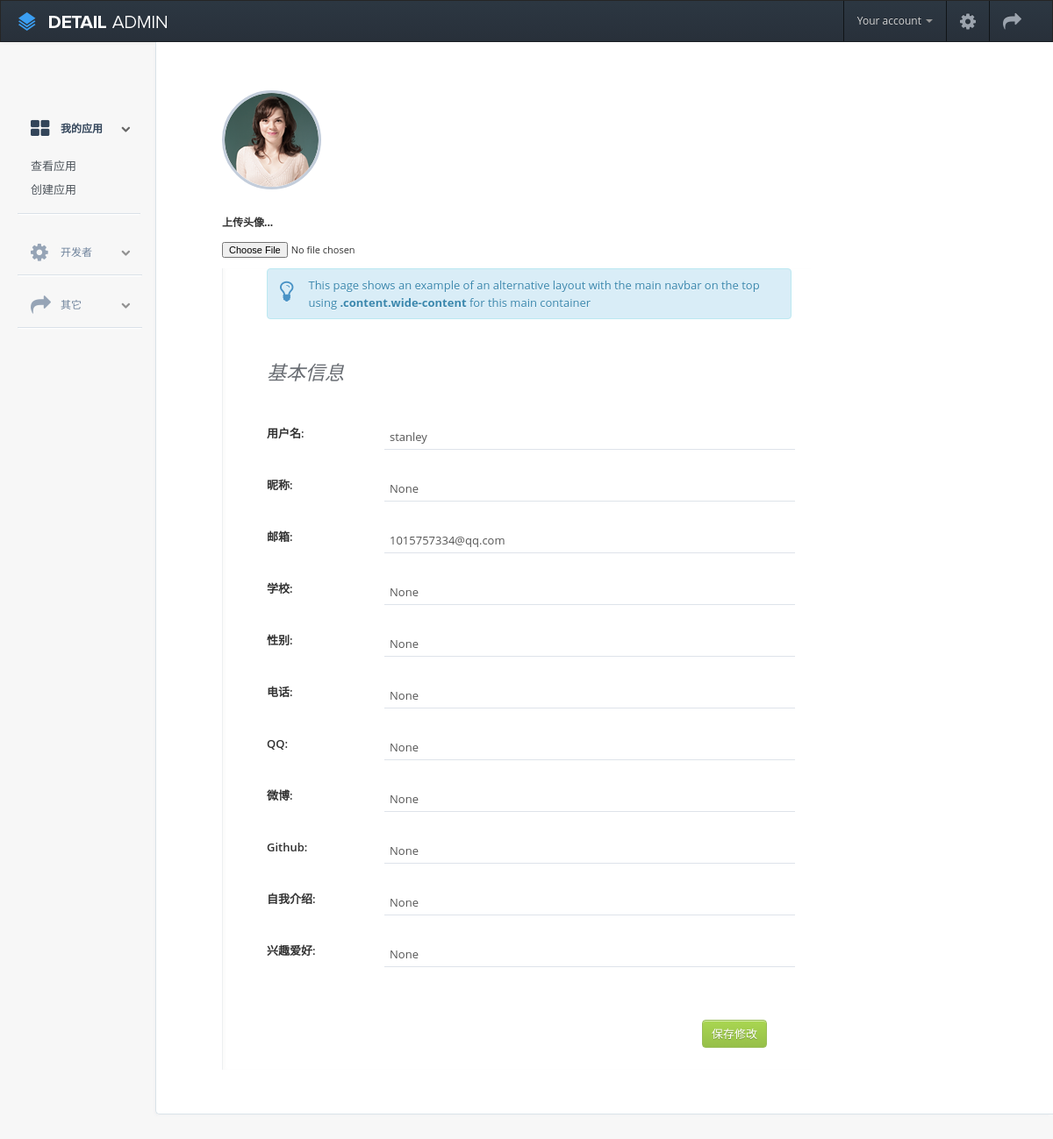
The app's page /user/info (signed in), older data.
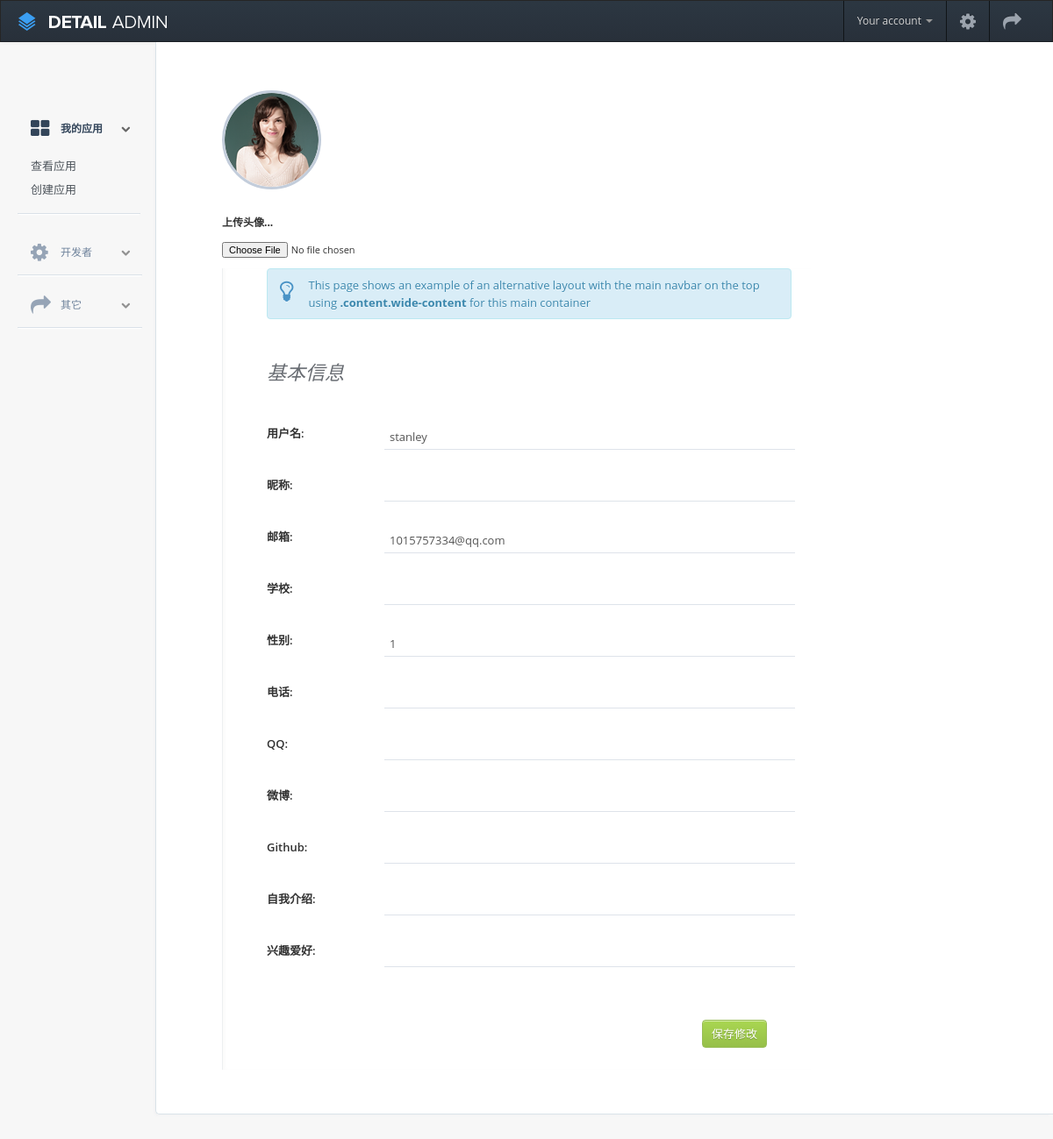
The same page, newer data.
### app/models.py (models this page shows, shortened)
class Developer(db.Model):
    __tablename__ = 'tb_developer'
    id = db.Column(db.Integer, primary_key=True)
    username = db.Column(db.String(20), default='')
    password = db.Column(db.String(20), default='')
    nickname = db.Column(db.String(20), default='')
    confirmed = db.Column(db.Boolean, default=False)
    sex = db.Column(db.Integer, default=1)
    qq = db.Column(db.String(60), default='')
    weibo = db.Column(db.String(60), default='')
    github = db.Column(db.String(200), default='')
    school = db.Column(db.String(30), default='')
    phone = db.Column(db.String(11), default='')
    email = db.Column(db.String(60), default='')
    description = db.Column(db.String(200), default='')
    hobby = db.Column(db.String(200), default='')
    info = db.Column(db.String(200), default='')
    degree = db.Column(db.String(10), default='')
    register_time = db.Column(db.DateTime, default=datetime.now())
    apps = db.relationship('App', backref='developer', lazy='dynamic')

### app/main/views.py (the view)
@main.route('/user/info')
def user_info():
    if check_user_login():
        return redirect(url_for('main.signin'))
    developer = Developer.query.\
        filter_by(username=session.get('username')).first();
    print developer.username
    print developer.qq
    print developer.weibo
    print developer.github
    return render_template('info.html', developer=developer)

### app/main/views.py (called while the page is built)
def check_user_login():
    if session.get('username') == None:
        return True
    else:
        return False

### app/templates/info.html (shortened to what this page needs)
<!DOCTYPE html>
{% extends "base.html" %}
{% block head %}
    {{ super() }}
{% endblock %}
    {% block navbar %}
        {{ super() }}
    {% endblock %}
    {% block sidebar %}
    <div id="sidebar-nav">
        <ul id="dashboard-menu">
            <li class="active">
                <a class="dropdown-toggle" href="#">
                    <i class="icon-th-large" ></i>
                    <span>我的应用</span>
                    <i class="icon-chevron-down"></i>
                </a>
                <ul class="submenu" style="display: block;">
                    <li><a href="/app/list">查看应用</a></li>
                    <li><a href="/app/create">创建应用</a></li>
                </ul>
            </li>
            <li>
                <a class="dropdown-toggle" href="#">
                    <i class="icon-cog"></i>
                    <span>开发者</span>
                    <i class="icon-chevron-down"></i>
                </a>
            </li>
            <li>
                <a class="dropdown-toggle" href="#">
                    <i class="icon-share-alt"></i>
                    <span>其它</span>
                    <i class="icon-chevron-down"></i>
                </a>
            </li>
        </ul>
    </div>
    {% endblock %}
    {% block container %}
    <div class="content">
        <div class="container-fluid">
            <div class="settings-wrapper" id="pad-wrapper">
                <div class="span3 avatar-box">
                    <div class="personal-image">
                        <img src="/static/img/personal-info.png" class="avatar img-circle" />
                        <p>上传头像...</p>
                        <input type="file" />
                    </div>
                </div>
                <div class="span7 personal-info">
                    <div class="alert alert-info">
                        <i class="icon-lightbulb"></i>
                        This page shows an example of an alternative layout with the main navbar on the top
                        <br /> using <strong>.content.wide-content</strong> for this main container
                    </div>
                    <h5 class="personal-title">基本信息</h5>
                    <form />
                        <div class="field-box">
                            <label>用户名:</label>
                            <input class="span5 inline-input" type="text" value="{{ developer.username }}" />
                        </div>
                        <div class="field-box">
                            <label>昵称:</label>
                            <input class="span5 inline-input" type="text" value="{{ developer.nickname }}" />
                        </div>
                        <div class="field-box">
                            <label>邮箱:</label>
                            <input class="span5 inline-input" type="text" value="{{ developer.email }}" />
                        </div>
                        <div class="field-box">
                            <label>学校:</label>
                            <input class="span5 inline-input" type="text" value="{{ developer.school }}" />
                        </div>
                        <div class="field-box">
                            <label>性别:</label>
                            <input class="span5 inline-input" type="text" value="{{ developer.sex }}" />
                        </div>
                        <div class="field-box">
                            <label>电话:</label>
                            <input class="span5 inline-input" type="text" value="{{ developer.phone }}" />
                        </div>
                        <div class="field-box">
                            <label>QQ:</label>
                            <input class="span5 inline-input" type="text" value="{{ developer.qq }}" />
                        </div>
                        <div class="field-box">
                            <label>微博:</label>
                            <input class="span5 inline-input" type="text" value="{{ developer.weibo }}" />
                        </div>
                        <div class="field-box">
                            <label>Github:</label>
                            <input class="span5 inline-input" type="text" value="{{ developer.github }}" />
                        </div>
                        <div class="field-box">
                            <label>自我介绍:</label>
                            <input class="span5 inline-input" type="text" value="{{ developer.info }}" />
                        </div>
                        <div class="field-box">
                            <label>兴趣爱好:</label>
                            <input class="span5 inline-input" type="text" value="{{ developer.hobby }}" />
                        </div>
                        <div class="span6 field-box actions">
                            <input type="button" class="btn-glow success" value="保存修改" />
                        </div>
                </div>
            </div>
        </div>
    </div>
    {% endblock %}

### app/templates/base.html (shortened to what this page needs)
<!DOCTYPE html>
<html>
{% block head %}
<head>
    <link href="/static/css/bootstrap/bootstrap.css" rel="stylesheet" />
    <link href="/static/css/bootstrap/bootstrap-responsive.css" rel="stylesheet" />
    <link href="/static/css/bootstrap/bootstrap-overrides.css" type="text/css" rel="stylesheet" />
    <link rel="stylesheet" type="text/css" href="/static/css/layout.css" />
    <link rel="stylesheet" type="text/css" href="/static/css/elements.css" />
    <link rel="stylesheet" type="text/css" href="/static/css/icons.css" />
    <link rel="stylesheet" href="/static/css/compiled/personal-info.css" type="text/css" media="screen" />
    <link href="/static/css/lib/font-awesome.css" type="text/css" rel="stylesheet" />
    <link rel="stylesheet" href="/static/css/compiled/user-list.css" type="text/css" media="screen" />
    <link href='http://fonts.useso.com/css?family=Open+Sans:300italic,400italic,600italic,700italic,800italic,400,300,600,700,800' rel='stylesheet' type='text/css' />
</head>
{% endblock %}
<body>
    {% block navbar %}
    <div class="navbar navbar-inverse">
        <div class="navbar-inner">
            <a class="brand" href="index.html"><img src="/static/img/logo.png" /></a>
            <ul class="nav pull-right">
                <li class="dropdown">
                    <a href="#" class="dropdown-toggle hidden-phone" data-toggle="dropdown">
                        Your account
                        <b class="caret"></b>
                    </a>
                </li>
                <li class="settings hidden-phone">
                    <a href="/user/info" role="button">
                        <i class="icon-cog"></i>
                    </a>
                </li>
                <li class="settings hidden-phone">
                    <a href="/logout" role="button">
                        <i class="icon-share-alt"></i>
                    </a>
                </li>
            </ul>
        </div>
    </div>
    {% endblock %}
    {% block sidebar %}
    {% endblock %}
    {% block container %}
    {% endblock %}
</body>
</html>

### app/static/css/layout.css (style rules this page uses)
body { font-family: 'Open Sans', sans-serif; background-color: #f7f7f7; position: relative; margin: 0px; font-size: 12px; padding: 0px; }
h1,h2,h3,h4,h5 { margin: 0; line-height: inherit; color: #29323d; }
.navbar-inverse .settings i { color: #9ba3ad; font-size: 21px; }
#sidebar-nav { position: absolute; width: 180px; float: left; margin: 0em; padding-top: 5.8em; }
#dashboard-menu { list-style: none; padding-right: 15px; padding-left: 15px; margin-bottom: 0; margin-left: 20px; }
#dashboard-menu > li > a { display: block; margin-right: -15px; margin-left: -15px; padding: 19px 14px 15px 14px; margin-bottom: 5px; border-bottom: 1px solid #dae1e8; box-shadow: 0 2px 1px -1px #FFFFFF; color: rgb(110, 130, 155); outline: 0px; width: 88%; }
#dashboard-menu > li { position: relative; }
#dashboard-menu > li i { font-size: 23px; top: 17px; }
#dashboard-menu a span { margin-left: 35px; transition: color .1s linear; -moz-transition: color .1s linear; -webkit-transition: color .1s linear; -o-transition: color .1s linear; }
#dashboard-menu a i { position: absolute; left: 0; height: 24px; width: 24px; opacity: 0.7; transition: opacity .1s ease; -moz-transition: opacity .1s ease; -webkit-transition: opacity .1s ease; -o-transition: opacity .1s ease; }
#dashboard-menu a i.icon-chevron-down { position: relative; float: right; top: 5px; font-size: 11px; color: rgb(104, 104, 104); width: initial; height: initial; }
#dashboard-menu > li.active > a, #dashboard-menu > li > a:hover { color: rgba(51, 69, 90, 1); text-decoration: none; }
#dashboard-menu > li.active a { font-weight: 600; text-shadow: 1px 1px 1px #fff; }
#dashboard-menu > li.active i { opacity: 1; }
#dashboard-menu > li.active .dropdown-toggle { border-bottom: 0px; box-shadow: none; }
#dashboard-menu ul.submenu { list-style-type: none; display: none; margin-top: 7px; margin-bottom: 15px; margin-right: 5px; margin-left: -15px; padding-left: 15px; border-bottom: 1px solid #dae1e8; box-shadow: 0 2px 1px -1px #FFFFFF; padding-bottom: 10px; }
#dashboard-menu ul.submenu a { font-weight: normal; font-size: 13px; color: rgb(76, 83, 90); text-decoration: none; display: block; margin-bottom: 7px; }
#pad-wrapper { padding: 0px 25px; margin-top: 55px; }
.content { min-width: 400px; min-height: 620px; margin-bottom: 100px; padding-bottom: 50px; overflow: hidden; position: relative; background: #fff; margin-left: 177px; border-left: 1px solid #dae3e9; border-bottom: 1px solid #dae3e9; box-shadow: -3px 3px 3px -2px #f1f1f3; border-radius: 0px 0px 0px 5px; }

### app/static/css/elements.css (style rules this page uses)
.btn-glow { font-size: 13px; border-radius: 4px; color: #333; padding: 5px 10px; text-align: center; box-shadow: 0px 1px 0px 0px rgba(255, 255, 255,0.2) inset, 0px 1px 0px 0px rgb(204, 204, 204); display: inline-block; border: 1px solid #e5e5e5; vertical-align: middle; cursor: pointer; background: #ffffff; background: -moz-linear-gradient(top, #ffffff 0%, #eef0f1 100%); background: -webkit-gradient(linear, left top, left bottom, color-stop(0%,#ffffff), color-stop(100%,#eef0f1)); background: -webkit-linear-gradient(top, #ffffff 0%,#eef0f1 100%); background: -o-linear-gradient(top, #ffffff 0%,#eef0f1 100%); background: -ms-linear-gradient(top, #ffffff 0%,#eef0f1 100%); background: linear-gradient(to bottom, #ffffff 0%,#eef0f1 100%); filter: progid:DXImageTransform.Microsoft.gradient( startColorstr='#ffffff', endColorstr='#eef0f1',GradientType=0 ); }
.btn-glow.success { background: #96bf48; background: linear-gradient(to bottom, rgb(169, 214, 81) 0%,#96bf48 100%); box-shadow: inset 0px 1px 0px 0px rgba(255,255,255,0.5); border: 1px solid rgb(153, 189, 86); text-shadow: rgba(0, 0, 0, 0.247059) 0px 1px 0px; color: #fff; }

Row changes from the older to the newer data that the page shows:
changed Developer "stanley": sex "None" → "1"; nickname "None" → (not shown); school "None" → (not shown); phone "None" → (not shown); qq "None" → (not shown); weibo "None" → (not shown); github "None" → (not shown); info "None" → (not shown); hobby "None" → (not shown)
